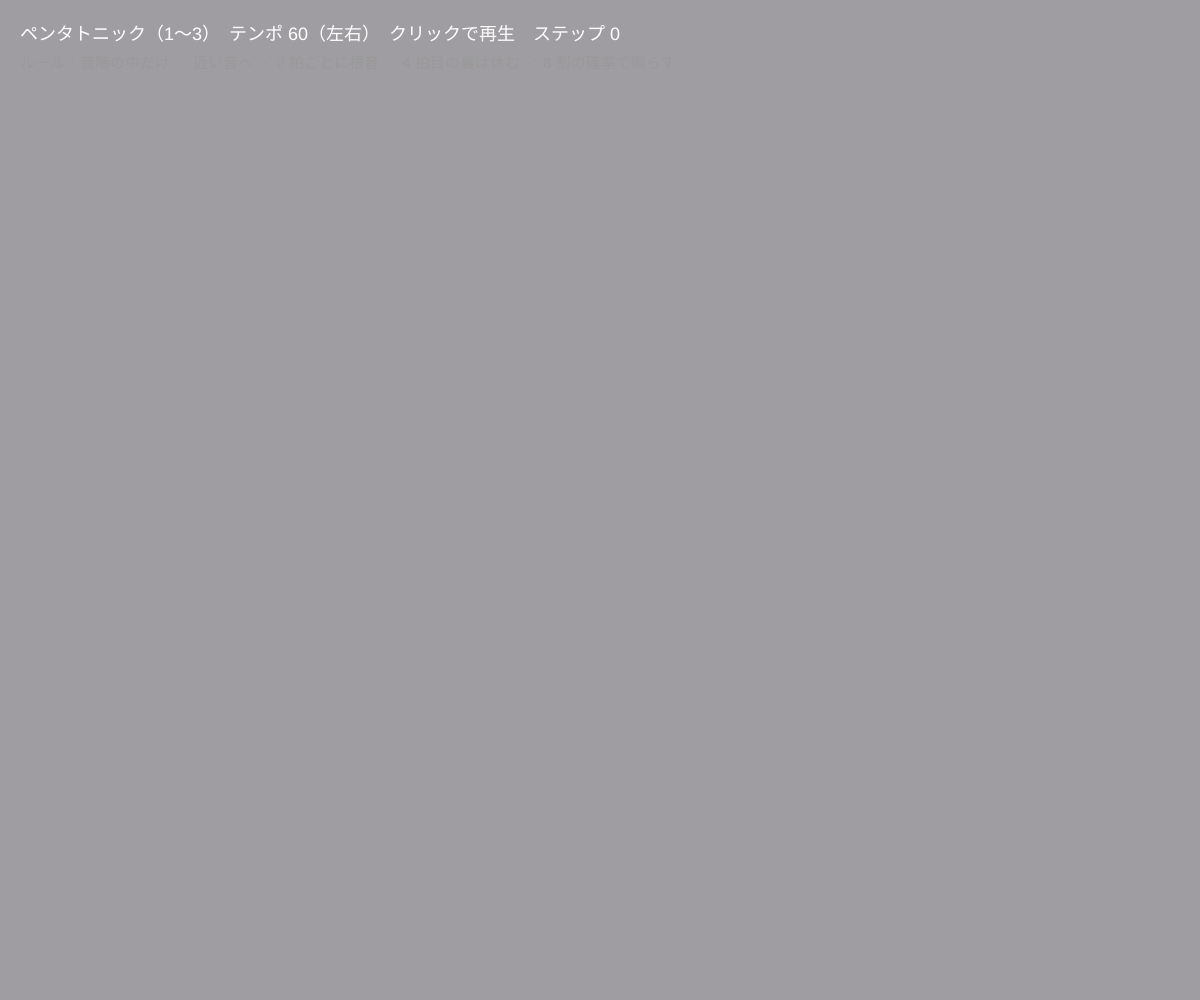
Frame 1 (no input)
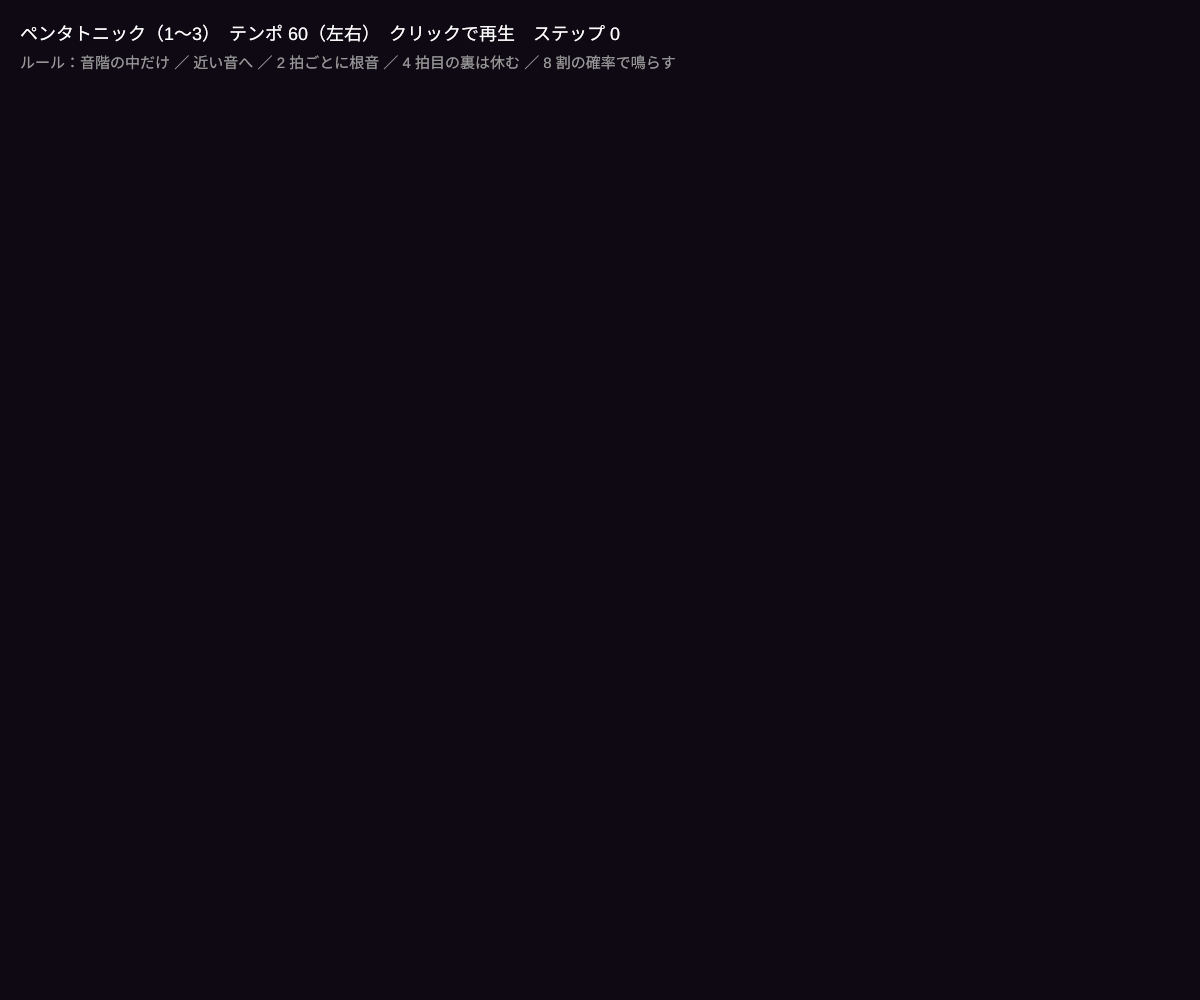
Frame 60 (no input)
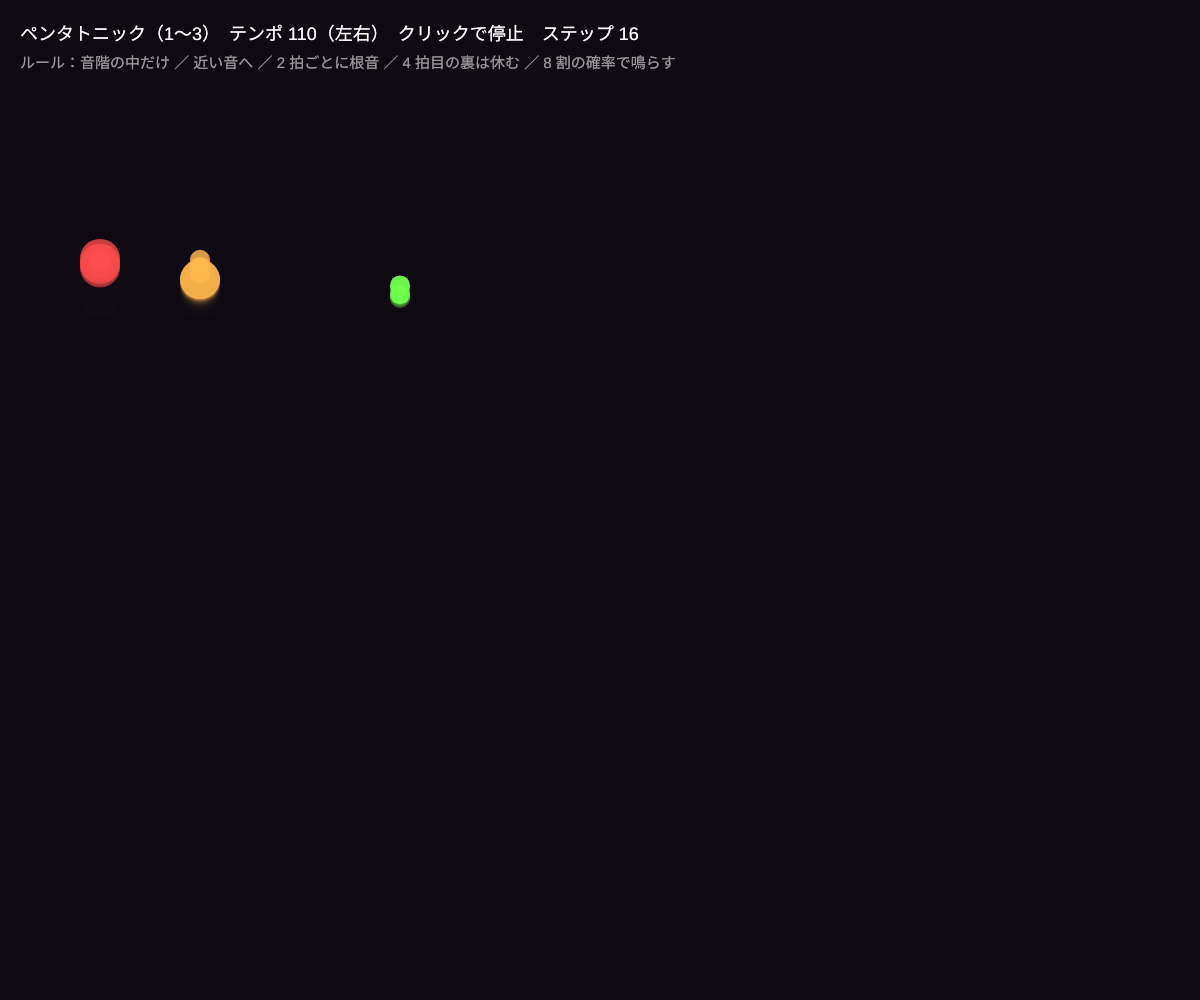
Frame 120 (the mouse pressed at the canvas centre since frame 60)

The p5.js sketch that drew these frames (run headless with seeded random() and noise() and a simulated clock; from frame 60 on, the mouse is pressed at the canvas centre):

// p5.js sketch
// ── sketch.js
// ============================================
// 12 ルールで作曲する（自由制作のベース）
// 「音階の中からランダムに」「でも前の音から遠くへは行かない」「4 拍目は休む」…
// 小さなルールを組み合わせると、聞いていられる音楽になる。映像も音に合わせて動く
// クリックで再生・停止 / マウス左右 = テンポ / 1〜3 で音階
// ============================================
// ★ のついたところを変えて、自分の作曲ルールをつくろう！

let scales = {
  1: { name: 'ペンタトニック', steps: [0, 2, 4, 7, 9] },
  2: { name: '長音階', steps: [0, 2, 4, 5, 7, 9, 11] },
  3: { name: '都節（日本）', steps: [0, 1, 5, 7, 8] },
};
let scaleNo = 1;
let bpm = 100;
let playing = false;
let nextTime = 0;
let stepIdx = 0;
let degree = 0; // いま音階の何番目か
let bubbles = [];

function setup() {
  createCanvas(windowWidth, windowHeight);
  colorMode(HSB, 360, 100, 100, 100);
  setInterval(scheduler, 25);
}

// ★ 作曲ルール：次の音の「音階の番号」を返す
function nextDegree(prev, idx) {
  let n = scales[scaleNo].steps.length;
  if (idx % 8 === 0) return 0; // ★ 2 拍ごとに根音に戻る（安定感）
  let move = random([-2, -1, -1, 0, 1, 1, 2]); // ★ 近い音へ行きやすい
  return constrain(prev + move, 0, n * 2 - 1); // 2 オクターブぶん
}

// ★ リズムのルール：この位置で鳴らすか
function shouldPlay(idx) {
  if (idx % 16 === 15) return false; // ★ 4 拍目の裏は休む
  return random() < 0.8; // ★ 8 割の確率で鳴らす
}

function draw() {
  background(260, 40, 8, 40);
  bpm = map(mouseX, 0, width, 60, 160, true);

  // 粒：音ごとに生まれ、ゆっくり落ちる
  for (let i = bubbles.length - 1; i >= 0; i--) {
    let b = bubbles[i];
    b.y += b.vy;
    b.vy += 0.05; // ★ 重力
    b.life -= 1;
    noStroke();
    fill(b.hue, 70, 100, b.life);
    circle(b.x, b.y, b.size);
    if (b.life <= 0) bubbles.splice(i, 1);
  }

  fill(0, 0, 100);
  textSize(18);
  text(scales[scaleNo].name + '（1〜3）　テンポ ' + round(bpm) + '（左右）　クリックで' + (playing ? '停止' : '再生') + '　ステップ ' + stepIdx, 20, 40);
  fill(0, 0, 60);
  textSize(15);
  text('ルール：音階の中だけ ／ 近い音へ ／ 2 拍ごとに根音 ／ 4 拍目の裏は休む ／ 8 割の確率で鳴らす', 20, 68);
}

function scheduler() {
  if (!playing || !audioCtx) return;
  let dur = 60 / bpm / 4; // 16 分音符
  while (nextTime < audioCtx.currentTime + 0.1) {
    degree = nextDegree(degree, stepIdx);
    if (shouldPlay(stepIdx)) {
      let st = scales[scaleNo].steps;
      let midi = 60 + st[degree % st.length] + 12 * floor(degree / st.length);
      let len = stepIdx % 4 === 0 ? dur * 3 : dur * 1.5; // ★ 拍の頭は長く
      playNote(440 * pow(2, (midi - 69) / 12), stepIdx % 4 === 0 ? 0.3 : 0.18, len, 'triangle', nextTime); // ★ 音色
      let when = nextTime, d = degree, big = stepIdx % 4 === 0;
      setTimeout(() => bubbles.push({ x: map(d, 0, max(10, st.length * 2 - 1), 100, width - 100), y: height * 0.3, vy: -2, size: big ? 40 : 20, hue: (d * 36) % 360, life: 100 }), max(0, (when - audioCtx.currentTime) * 1000));
    }
    // ★ ベース：1 拍ごとに根音
    if (stepIdx % 4 === 0) playNote(440 * pow(2, (48 - 69) / 12), 0.15, dur * 3.5, 'sine', nextTime);
    stepIdx++;
    nextTime += dur;
  }
}

function mousePressed() {
  startAudio();
  playing = !playing;
  if (playing) nextTime = audioCtx.currentTime + 0.05;
}
function keyPressed() {
  if (scales[key]) scaleNo = int(key);
}

// ---------- 自由制作のアイデア ----------
// ・nextDegree のルールを変える：「必ず上がる」「3 回同じ音が続いたら跳ぶ」
// ・shouldPlay をユークリッド・リズム（03）にする
// ・08 のマルコフ連鎖で次の音を決める
// ・06 のクロマで、聞こえた音を音階に選ぶ（声に合わせて伴奏）
// ・粒を、音の高さで色、長さで大きさに


// ==================================================
// ここから下は「音を鳴らすための道具」です
// ==================================================
let audioCtx, masterOut;
function startAudio() {
  if (!audioCtx) {
    audioCtx = new AudioContext();
    masterOut = audioCtx.createDynamicsCompressor();
    masterOut.connect(audioCtx.destination);
  }
  audioCtx.resume();
}
function playNote(freqHz, volume = 0.3, duration = 0.3, type = 'triangle', when) {
  if (!audioCtx) return;
  let t = when === undefined ? audioCtx.currentTime : when;
  let osc = audioCtx.createOscillator(), amp = audioCtx.createGain();
  osc.type = type;
  osc.frequency.value = freqHz;
  amp.gain.setValueAtTime(0.0001, t);
  amp.gain.exponentialRampToValueAtTime(volume, t + 0.01);
  amp.gain.exponentialRampToValueAtTime(0.0001, t + duration);
  osc.connect(amp);
  amp.connect(masterOut);
  osc.start(t);
  osc.stop(t + duration + 0.05);
}
